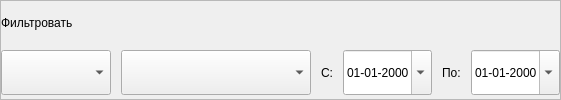
                                     <widget class="QFrame" name="frame_7">
                                      <property name="frameShape">
                                       <enum>QFrame::StyledPanel</enum>
                                      </property>
                                      <property name="frameShadow">
                                       <enum>QFrame::Raised</enum>
                                      </property>
                                      <property name="lineWidth">
                                       <number>0</number>
                                      </property>
                                      <layout class="QVBoxLayout" name="verticalLayout_21">
                                       <property name="spacing">
                                        <number>5</number>
                                       </property>
                                       <property name="leftMargin">
                                        <number>0</number>
                                       </property>
                                       <property name="topMargin">
                                        <number>0</number>
                                       </property>
                                       <property name="rightMargin">
                                        <number>0</number>
                                       </property>
                                       <property name="bottomMargin">
                                        <number>0</number>
                                       </property>
                                       <item>
                                        <widget class="QLabel" name="label_43">
                                         <property name="minimumSize">
                                          <size>
                                           <width>0</width>
                                           <height>40</height>
                                          </size>
                                         </property>
                                         <property name="maximumSize">
                                          <size>
                                           <width>16777215</width>
                                           <height>40</height>
                                          </size>
                                         </property>
                                         <property name="lineWidth">
                                          <number>0</number>
                                         </property>
                                         <property name="text">
                                          <string>Фильтровать</string>
                                         </property>
                                        </widget>
                                       </item>
                                       <item>
                                        <layout class="QHBoxLayout" name="layoutFiltrsLogs">
                                         <property name="spacing">
                                          <number>10</number>
                                         </property>
                                         <item>
                                          <widget class="QComboBox" name="status">
                                           <property name="sizePolicy">
                                            <sizepolicy hsizetype="Expanding" vsizetype="Fixed">
                                             <horstretch>0</horstretch>
                                             <verstretch>0</verstretch>
                                            </sizepolicy>
                                           </property>
                                           <property name="minimumSize">
                                            <size>
                                             <width>0</width>
                                             <height>45</height>
                                            </size>
                                           </property>
                                           <property name="cursor">
                                            <cursorShape>PointingHandCursor</cursorShape>
                                           </property>
                                           <property name="minimumContentsLength">
                                            <number>10</number>
                                           </property>
                                           <property name="placeholderText">
                                            <string>По действиям</string>
                                           </property>
                                          </widget>
                                         </item>
                                         <item>
                                          <widget class="QComboBox" name="creator">
                                           <property name="sizePolicy">
                                            <sizepolicy hsizetype="Expanding" vsizetype="Preferred">
                                             <horstretch>0</horstretch>
                                             <verstretch>0</verstretch>
                                            </sizepolicy>
                                           </property>
                                           <property name="minimumSize">
                                            <size>
                                             <width>0</width>
                                             <height>45</height>
                                            </size>
                                           </property>
                                           <property name="cursor">
                                            <cursorShape>PointingHandCursor</cursorShape>
                                           </property>
                                           <property name="styleSheet">
                                            <string notr="true"/>
                                           </property>
                                           <property name="minimumContentsLength">
                                            <number>20</number>
                                           </property>
                                           <property name="placeholderText">
                                            <string>По пользователям</string>
                                           </property>
                                          </widget>
                                         </item>
                                         <item alignment="Qt::AlignRight">
                                          <widget class="QLabel" name="label_28">
                                           <property name="sizePolicy">
                                            <sizepolicy hsizetype="Minimum" vsizetype="Preferred">
                                             <horstretch>0</horstretch>
                                             <verstretch>0</verstretch>
                                            </sizepolicy>
                                           </property>
                                           <property name="minimumSize">
                                            <size>
                                             <width>0</width>
                                             <height>0</height>
                                            </size>
                                           </property>
                                           <property name="text">
                                            <string>С:</string>
                                           </property>
                                          </widget>
                                         </item>
                                         <item>
                                          <widget class="QDateEdit" name="date_create__start">
                                           <property name="minimumSize">
                                            <size>
                                             <width>0</width>
                                             <height>45</height>
                                            </size>
                                           </property>
                                           <property name="maximumSize">
                                            <size>
                                             <width>180</width>
                                             <height>16777215</height>
                                            </size>
                                           </property>
                                           <property name="cursor">
                                            <cursorShape>PointingHandCursor</cursorShape>
                                           </property>
                                           <property name="wrapping">
                                            <bool>true</bool>
                                           </property>
                                           <property name="showGroupSeparator" stdset="0">
                                            <bool>true</bool>
                                           </property>
                                           <property name="displayFormat">
                                            <string>dd-MM-yyyy</string>
                                           </property>
                                           <property name="calendarPopup">
                                            <bool>true</bool>
                                           </property>
                                          </widget>
                                         </item>
                                         <item alignment="Qt::AlignRight">
                                          <widget class="QLabel" name="label_26">
                                           <property name="sizePolicy">
                                            <sizepolicy hsizetype="Minimum" vsizetype="Preferred">
                                             <horstretch>0</horstretch>
                                             <verstretch>0</verstretch>
                                            </sizepolicy>
                                           </property>
                                           <property name="minimumSize">
                                            <size>
                                             <width>0</width>
                                             <height>0</height>
                                            </size>
                                           </property>
                                           <property name="text">
                                            <string>По:</string>
                                           </property>
                                          </widget>
                                         </item>
                                         <item>
                                          <widget class="QDateEdit" name="date_create__end">
                                           <property name="minimumSize">
                                            <size>
                                             <width>0</width>
                                             <height>45</height>
                                            </size>
                                           </property>
                                           <property name="maximumSize">
                                            <size>
                                             <width>180</width>
                                             <height>16777215</height>
                                            </size>
                                           </property>
                                           <property name="cursor">
                                            <cursorShape>PointingHandCursor</cursorShape>
                                           </property>
                                           <property name="wrapping">
                                            <bool>false</bool>
                                           </property>
                                           <property name="displayFormat">
                                            <string>dd-MM-yyyy</string>
                                           </property>
                                           <property name="calendarPopup">
                                            <bool>true</bool>
                                           </property>
                                           <property name="timeSpec">
                                            <enum>Qt::LocalTime</enum>
                                           </property>
                                          </widget>
                                         </item>
                                        </layout>
                                       </item>
                                      </layout>
                                     </widget>
